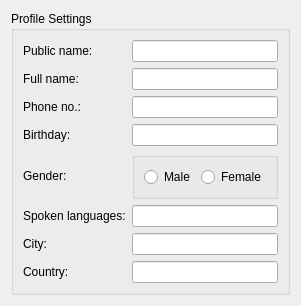
<?xml version="1.0" encoding="UTF-8"?>
<ui version="4.0">
 <class>ProfileSettingsPage</class>
 <widget class="QWidget" name="ProfileSettingsPage">
  <property name="geometry">
   <rect>
    <x>0</x>
    <y>0</y>
    <width>265</width>
    <height>300</height>
   </rect>
  </property>
  <property name="windowTitle">
   <string/>
  </property>
  <layout class="QGridLayout" name="gridLayout">
   <item row="0" column="0">
    <widget class="QGroupBox" name="groupBox">
     <property name="title">
      <string>Profile Settings</string>
     </property>
     <layout class="QGridLayout" name="gridLayout_2">
      <item row="1" column="0">
       <widget class="QLabel" name="label">
        <property name="text">
         <string>Full name:</string>
        </property>
       </widget>
      </item>
      <item row="1" column="1">
       <widget class="QLineEdit" name="fullNameEdit"/>
      </item>
      <item row="2" column="0">
       <widget class="QLabel" name="label_2">
        <property name="text">
         <string>Phone no.:</string>
        </property>
       </widget>
      </item>
      <item row="2" column="1">
       <widget class="QLineEdit" name="phoneNumberEdit"/>
      </item>
      <item row="3" column="0">
       <widget class="QLabel" name="label_3">
        <property name="text">
         <string>Birthday:</string>
        </property>
       </widget>
      </item>
      <item row="3" column="1">
       <widget class="QLineEdit" name="birthDayEdit"/>
      </item>
      <item row="4" column="0">
       <widget class="QLabel" name="label_4">
        <property name="text">
         <string>Gender:</string>
        </property>
       </widget>
      </item>
      <item row="5" column="0">
       <widget class="QLabel" name="label_5">
        <property name="text">
         <string>Spoken languages:</string>
        </property>
       </widget>
      </item>
      <item row="5" column="1">
       <widget class="QLineEdit" name="languageEdit"/>
      </item>
      <item row="6" column="0">
       <widget class="QLabel" name="label_6">
        <property name="text">
         <string>City:</string>
        </property>
       </widget>
      </item>
      <item row="6" column="1">
       <widget class="QLineEdit" name="cityEdit"/>
      </item>
      <item row="7" column="0">
       <widget class="QLabel" name="label_7">
        <property name="text">
         <string>Country:</string>
        </property>
       </widget>
      </item>
      <item row="7" column="1">
       <widget class="QLineEdit" name="countryEdit"/>
      </item>
      <item row="4" column="1">
       <widget class="QGroupBox" name="groupBox_2">
        <property name="title">
         <string/>
        </property>
        <property name="flat">
         <bool>true</bool>
        </property>
        <layout class="QHBoxLayout" name="horizontalLayout">
         <item>
          <widget class="QRadioButton" name="radioMale">
           <property name="text">
            <string>Male</string>
           </property>
          </widget>
         </item>
         <item>
          <widget class="QRadioButton" name="radioFemale">
           <property name="text">
            <string>Female</string>
           </property>
          </widget>
         </item>
        </layout>
       </widget>
      </item>
      <item row="8" column="1">
       <spacer name="verticalSpacer">
        <property name="orientation">
         <enum>Qt::Vertical</enum>
        </property>
        <property name="sizeHint" stdset="0">
         <size>
          <width>20</width>
          <height>40</height>
         </size>
        </property>
       </spacer>
      </item>
      <item row="0" column="0">
       <widget class="QLabel" name="label_8">
        <property name="text">
         <string>Public name:</string>
        </property>
       </widget>
      </item>
      <item row="0" column="1">
       <widget class="QLineEdit" name="pubNameEdit">
        <property name="readOnly">
         <bool>true</bool>
        </property>
       </widget>
      </item>
     </layout>
    </widget>
   </item>
  </layout>
 </widget>
 <resources/>
 <connections/>
</ui>
